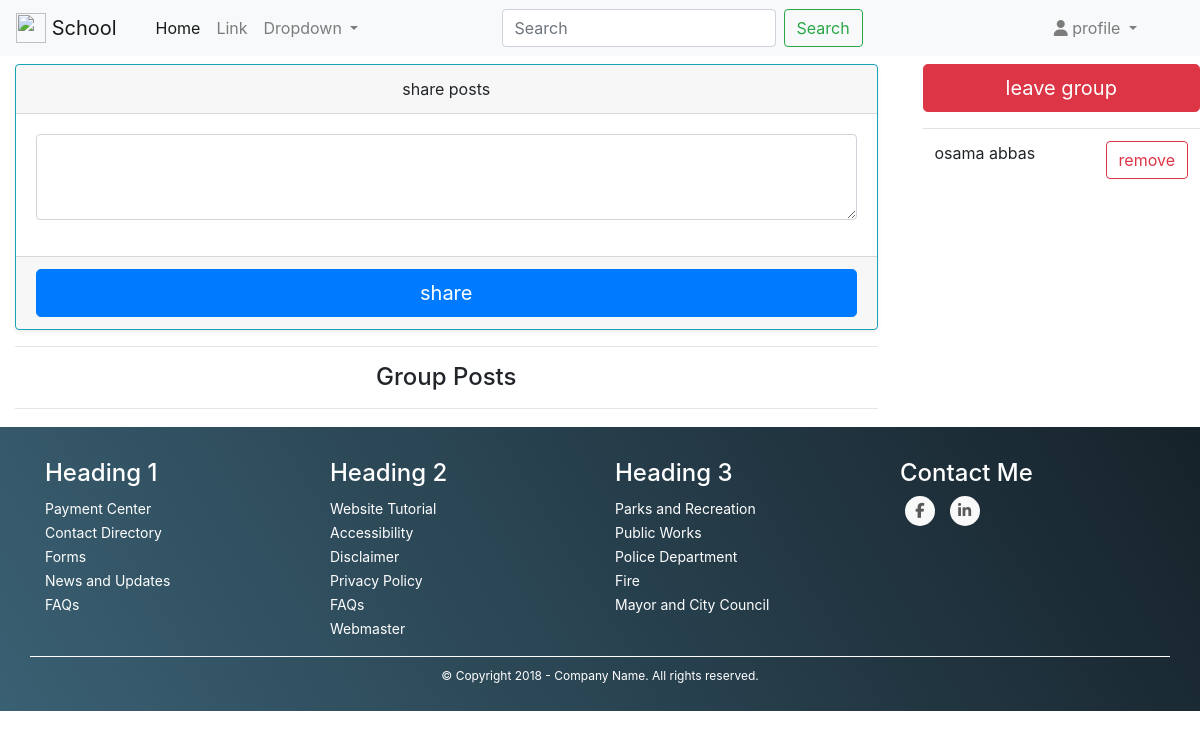
The app's page /group/details/otest3/ (signed in), older data.
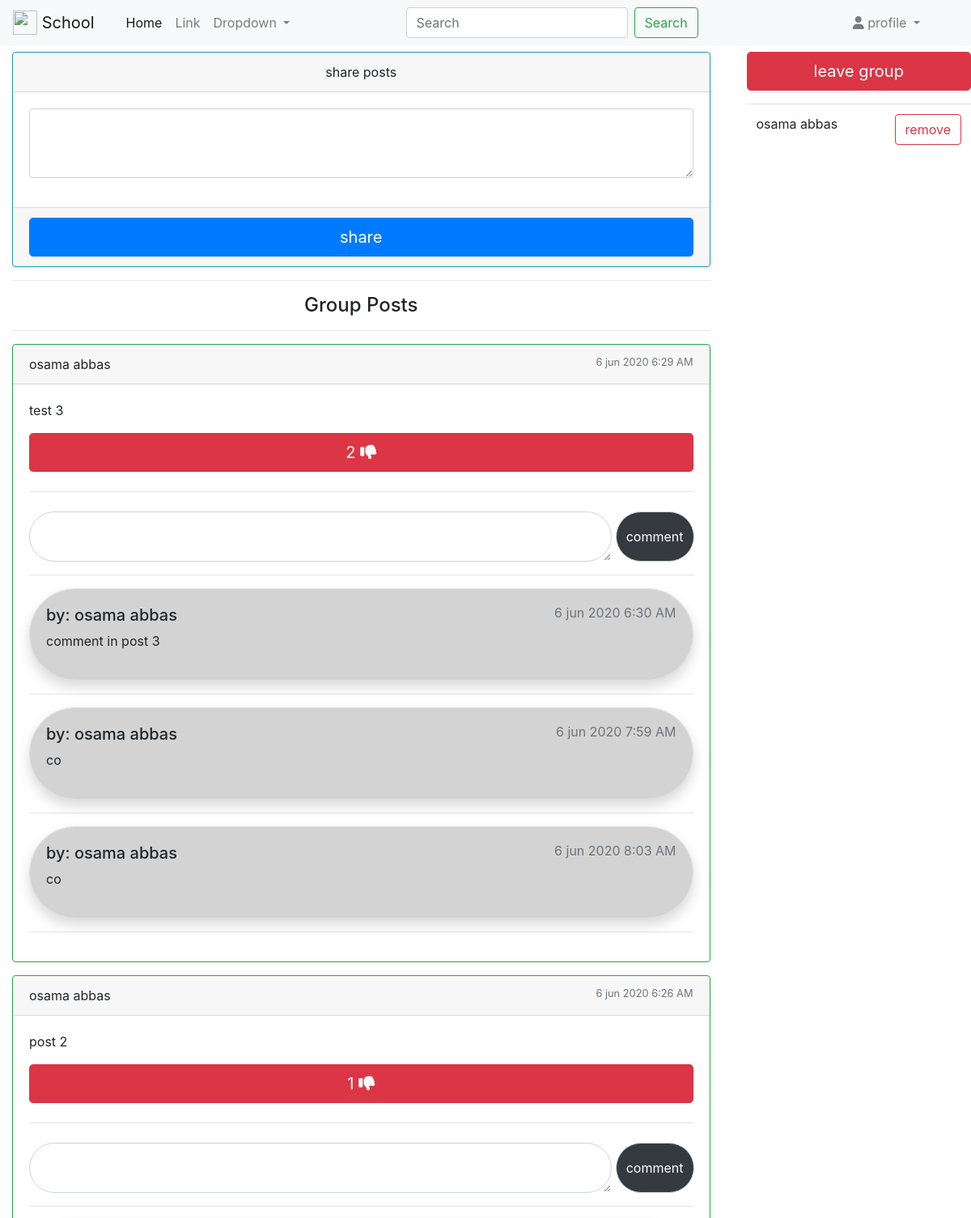
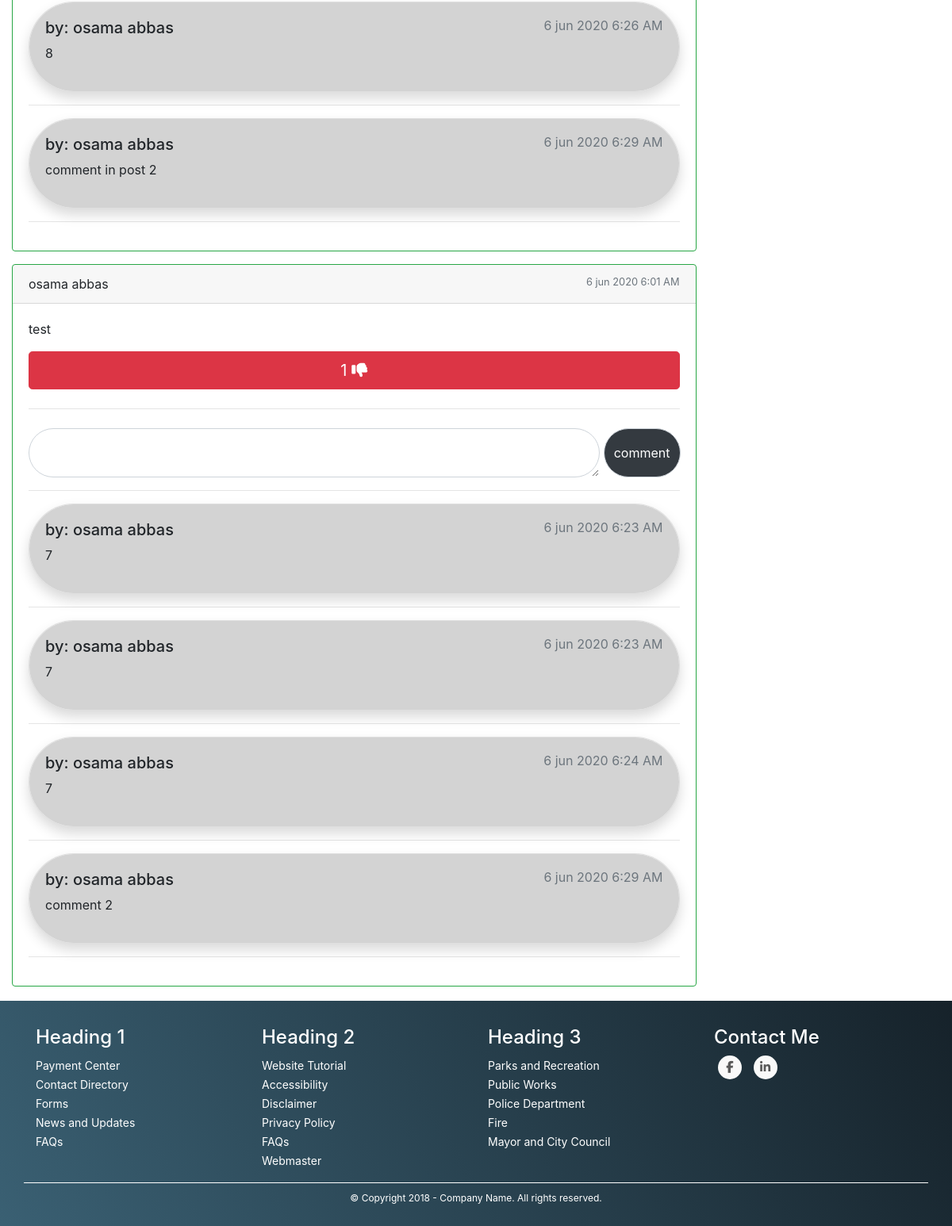
The same page, newer data (2 pictures, top to bottom).
### posts/models.py (models this page shows, shortened)
class Post(models.Model):
    user = models.ForeignKey(User, on_delete=models.CASCADE)
    group = models.ForeignKey(Group, on_delete=models.CASCADE)
    likes = models.ManyToManyField(User, related_name='likes', blank=True)
    content = models.TextField(verbose_name='post')
    created_at = models.DateTimeField(auto_now_add=True)

class Comment(models.Model):
    user = models.ForeignKey(User, on_delete=models.CASCADE)
    post = models.ForeignKey(Post,  on_delete=models.CASCADE)
    comment = models.TextField(verbose_name='comment')
    created_at = models.DateTimeField(auto_now_add=True)

### groups/views.py (the view)
# urls.py: path('details/<slug>/', views.group_details, name='group_details'),
@login_required
def group_details(request, slug):
    group = get_object_or_404(Group, slug=slug)
    if request.user not in group.members.all():
        messages.warning(request, 'the group private for members only')
        return redirect('/')
    else:
        if request.method == 'POST':
            post_like = request.POST.get('post_like')
            post_dislike = request.POST.get('post_dislike')
            post_form = PostForm(request.POST)
            post_content = request.POST.get('content')
            comment_form = CommentForm(request.POST)
            try:
                post_id = request.POST.get('post_id')
                the_comment = request.POST.get('comment')
                the_post = Post.objects.get(id=post_id)
            except:
                pass
            if post_form.is_valid():
                post = post_form.save(commit=False)
                post.user = request.user
                post.group = group
                post.content = post_content
                post.save()
                return redirect('groups:group_details', group.slug)
            elif comment_form.is_valid():
                comment = comment_form.save(commit=False)
                comment.post = the_post
                comment.user = request.user
                comment.comment = the_comment
                comment.save()
            elif post_like:
                post = get_object_or_404(Post, id=post_like)
                post.likes.add(request.user)
            elif post_dislike:
                post = get_object_or_404(Post, id=post_dislike)
                post.likes.remove(request.user)
    posts = Post.objects.filter(group=group).order_by('-created_at')
    post_form = PostForm()
    template_name = 'groups/group_details.html'
    context = {
        'group': group,
        'post_form': post_form,
        'posts': posts
    }
    return render(request, template_name, context)

### posts/forms.py
class PostForm(forms.ModelForm):
    class Meta:
        model = Post
        fields = ('content',)

### groups/templates/groups/group_details.html (shortened to what this page needs)
{% extends 'base.html' %}
{% load bootstrap4 %}
{% block content %}
<div class="row">
      <div class="col-12 col-md-9">
        <div class="container mt-2">
            <form method='post'>
                <div class="card text-center shadow-sm p-3 mb-5 bg-white rounded border border-info">
                    <div class="card-header">
                        share posts
                    </div>
                    <div class="card-body">
                        <div class="form-group">
                        <textarea class="form-control" id="exampleFormControlTextarea1" name='content' rows="3"></textarea>
                        </div>
                    </div>
                    <div class="card-footer text-muted">
                        <button type="submit" class="btn btn-primary btn-lg btn-block" name="button"> share </button>
                    </div>
                </div>
            </form>
            <hr>
              <h4 class="text-center"> Group Posts </h4>
            <hr>
            {% for post in posts %}
                <div class="card border border-success mb-3">
                    <div class="card-header">
                        {{ post.user.first_name }} {{ post.user.last_name }} <small class="text-muted float-right">{{ post.created_at|date:"j b Y  g:i A" }}</small>
                    </div>
                    <div class="card-body">
                        <p class="card-text"> {{ post.content }}</p>
                        {% if request.user in post.likes.all %}
                            <form method='post'>
                                <button type="submit" class="btn btn-danger btn-lg btn-block">{{ post.likes.count }}  <i class="fas fa-thumbs-down"></i></button>
                            </form>
                        {% else %}
                            <form method='post'>
                                {% csrf_token %}
                                <input type="text" value="{{ post.id }}" name ='post_like' hidden>
                                <button type="submit" class="btn btn-primary btn-lg btn-block">{{ post.likes.count }}  <i class="far fa-thumbs-up"></i></button>
                            </form>
                        {% endif %}
                        <hr class="my-4">
                        <form method='post'>
                            <div class="input-group">
                                <textarea class="form-control rounded-pill" name="comment" aria-label="With textarea"></textarea> &nbsp;
                                <div class="input-group-prepend">
                                <button type="submit" class="input-group-text rounded-pill badge-dark" name="button"> comment</button>
                                </div>
                            </div>
                        </form>
                        <hr>
                        {% for comment in post.comment_set.all %}
                            <div class="card shadow p-3 mb-5 bg-white rounded rounded-pill mb-5 bkg">
                                <div class="card-body rounded-pill bkg">
                                <h5> by: {{  comment.user.first_name }} {{  comment.user.last_name }}  <small class="text-muted float-right">{{ comment.created_at|date:"j b Y  g:i A"}}</small> </h5>
                                <p> {{comment.comment}} </p>
                                </div>
                            </div>
                            <hr>
                        {% endfor %}
                    </div>
                </div>
            {% endfor %}
        </div>
      </div>
      <div class="col-12 col-md-3">
        <a href="{% url 'groups:leave_group' group.slug %}" class="btn btn-danger btn-lg btn-block mt-2">leave group</a>
        <table class="table table-hover mt-3">
          <tbody>
            {% for member in group.members.all %}
                <tr>
                <td colspan="2">{{ member.first_name }} {{ member.last_name }}</td>
                {% if request.user == group.auther %}
                    <td> <a href="{% url 'groups:remove_member' group.slug member.username %}" class="btn btn-outline-danger float-right"> remove</a></td>
                {% endif %}
                </tr>
            {% endfor %}
          </tbody>
        </table>
      </div>
    </div>
{% endblock content %}

### templates/base.html (shortened to what this page needs)
<!doctype html>
{% load static %}
<html lang="en">
<head>
  <link rel="stylesheet" href="{% static 'css/bootstrap-grid.css' %}">
  <link rel="stylesheet" href="{% static 'css/bootstrap-reboot.css' %}">
  <link rel="stylesheet" href="{% static 'css/bootstrap.css' %}">
  <link rel="stylesheet" href="{% static 'css/style.css' %}">
</head>
<body>
  <nav class="navbar navbar-expand-lg navbar-light bg-light" style="background-color: #e3f2fd;">
    <a class="navbar-brand" href="#">
      <img src="https://www.onlygfx.com/wp-content/uploads/2017/12/grunge-yes-no-icon-1-902x1024.png" width="30"
        height="30" class="d-inline-block align-top" alt="" loading="lazy">
      School
    </a>
    <div class='container'>
      <div class="collapse navbar-collapse" id="navbarSupportedContent">
        <ul class="navbar-nav mr-auto">
          <li class="nav-item active">
            <a class="nav-link" href="#">Home <span class="sr-only">(current)</span></a>
          </li>
          <li class="nav-item">
            <a class="nav-link" href="#">Link</a>
          </li>
          <li class="nav-item dropdown">
            <a class="nav-link dropdown-toggle" href="#" id="navbarDropdown" role="button" data-toggle="dropdown"
              aria-haspopup="true" aria-expanded="false">
              Dropdown
            </a>
          </li>
        </ul>
        <form class="form-inline my-2 my-lg-0 mr-auto">
          <input class="form-control mr-sm-2" type="search" placeholder="Search" aria-label="Search">
          <button class="btn btn-outline-success my-2 my-sm-0" type="submit">Search</button>
        </form>
        <ul class="navbar-nav ml-5 mr-4">
          <li class="nav-item dropdown">
            <a class="nav-link dropdown-toggle" href="#" id="navbarDropdown" role="button" data-toggle="dropdown"
              aria-haspopup="true" aria-expanded="false">
              <i class="fas fa-user"></i> profile
            </a>
          </li>
        </ul>
      </div>
    </div>
  </nav>
  {% block content %}
  {% endblock %}
  <footer class="mainfooter" role="contentinfo">
    <div class="footer-middle">
      <div class="container">
        <div class="row">
          <div class="col-md-3 col-sm-6">
            <div class="footer-pad">
              <h4>Heading 1</h4>
              <ul class="list-unstyled">
                <li><a href="#">Payment Center</a></li>
                <li><a href="#">Contact Directory</a></li>
                <li><a href="#">Forms</a></li>
                <li><a href="#">News and Updates</a></li>
                <li><a href="#">FAQs</a></li>
              </ul>
            </div>
          </div>
          <div class="col-md-3 col-sm-6">
            <div class="footer-pad">
              <h4>Heading 2</h4>
              <ul class="list-unstyled">
                <li><a href="#">Website Tutorial</a></li>
                <li><a href="#">Accessibility</a></li>
                <li><a href="#">Disclaimer</a></li>
                <li><a href="#">Privacy Policy</a></li>
                <li><a href="#">FAQs</a></li>
                <li><a href="#">Webmaster</a></li>
              </ul>
            </div>
          </div>
          <div class="col-md-3 col-sm-6">
            <div class="footer-pad">
              <h4>Heading 3</h4>
              <ul class="list-unstyled">
                <li><a href="#">Parks and Recreation</a></li>
                <li><a href="#">Public Works</a></li>
                <li><a href="#">Police Department</a></li>
                <li><a href="#">Fire</a></li>
                <li><a href="#">Mayor and City Council</a></li>
              </ul>
            </div>
          </div>
          <div class="col-md-3">
            <h4>Contact Me</h4>
            <ul class="social-network social-circle">
              <li><a href="https://www.facebook.com/Osama.Abbasss/" class="icoFacebook" title="Facebook"><i class="fa fa-facebook"></i></a></li>
              <li><a href="https://www.linkedin.com/in/oabbass/" class="icoLinkedin" title="Linkedin"><i class="fa fa-linkedin"></i></a></li>
            </ul>
          </div>
        </div>
        <div class="row">
          <div class="col-md-12 copy">
            <p class="text-center">&copy; Copyright 2018 - Company Name. All rights reserved.</p>
          </div>
        </div>
      </div>
    </div>
  </footer>
</body>
</html>

### static/css/style.css (style rules this page uses)
footer { background: #16222A; background: -webkit-linear-gradient(59deg, #3A6073, #16222A); background: linear-gradient(59deg, #3A6073, #16222A); color: white; margin-top:2px; }
footer a { color: #fff; font-size: 14px; transition-duration: 0.2s; }
.copy { font-size: 12px; padding: 10px; border-top: 1px solid #FFFFFF; }
.footer-middle { padding-top: 2em; color: white; }
ul.social-network { list-style: none; display: inline; margin-left: 0 !important; padding: 0; }
ul.social-network li { display: inline; margin: 0 5px; }
.social-circle li a { display: inline-block; position: relative; margin: 0 auto 0 auto; -moz-border-radius: 50%; -webkit-border-radius: 50%; border-radius: 50%; text-align: center; width: 30px; height: 30px; font-size: 15px; }
.social-circle li i { margin: 0; line-height: 30px; text-align: center; }
.social-circle i { color: #595959; -webkit-transition: all 0.8s; -moz-transition: all 0.8s; -o-transition: all 0.8s; -ms-transition: all 0.8s; transition: all 0.8s; }
.social-network a { background-color: #F9F9F9; }

### groups/templates/groups/group_details.html (style rules this page uses)
.p-3 { padding: 0rem!important; }
.mb-5, .my-5 { margin-bottom: 5px!important; }
.bkg { background-color: lightgray; }

Row changes from the older to the newer data that the page shows:
added Post: user.first_name "osama", user.last_name "abbas", created_at "6 jun 2020 6:29 AM", content "test 3", likes.count "2"
added Comment: user.first_name "osama", user.last_name "abbas", created_at "6 jun 2020 6:30 AM", comment "comment in post 3"
added Comment: user.first_name "osama", user.last_name "abbas", created_at "6 jun 2020 7:59 AM", comment "co"
added Comment: user.first_name "osama", user.last_name "abbas", created_at "6 jun 2020 8:03 AM", comment "co"
added Post: user.first_name "osama", user.last_name "abbas", created_at "6 jun 2020 6:26 AM", content "post 2", likes.count "1"
added Comment: user.first_name "osama", user.last_name "abbas", created_at "6 jun 2020 6:26 AM", comment "8"
added Comment: user.first_name "osama", user.last_name "abbas", created_at "6 jun 2020 6:29 AM", comment "comment in post 2"
added Post: user.first_name "osama", user.last_name "abbas", created_at "6 jun 2020 6:01 AM", content "test", likes.count "1"
added Comment: user.first_name "osama", user.last_name "abbas", created_at "6 jun 2020 6:23 AM", comment "7"
added Comment: user.first_name "osama", user.last_name "abbas", created_at "6 jun 2020 6:23 AM", comment "7"
added Comment: user.first_name "osama", user.last_name "abbas", created_at "6 jun 2020 6:24 AM", comment "7"
added Comment: user.first_name "osama", user.last_name "abbas", created_at "6 jun 2020 6:29 AM", comment "comment 2"
